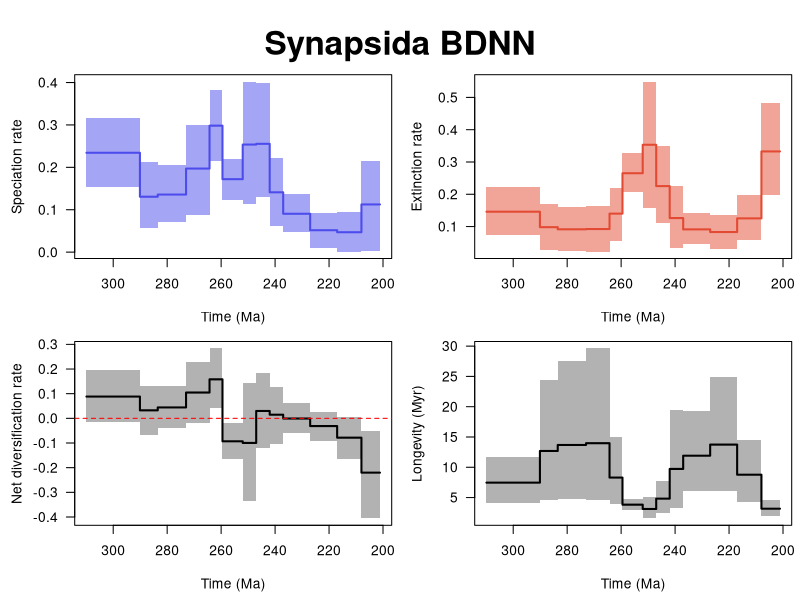

This figure's R source:
pdf(file='C:/Users/SimoesLabAdmin/Documents/BDNN_Arielli/synapsida/mcmc_fixshift_predictors/C_bdnn_minmax/syn_combined_10_RTT.pdf', width = 9, height = 6, useDingbats = FALSE)

layout(matrix(1:4, ncol = 2, nrow = 2, byrow = TRUE))
par(las = 1, mar = c(4.5, 4.5, 0.5, 0.5), oma=(c(0,0,4,0)))
time_vec=c(309.92166226303266, 290.10001,290.1,283.50001,283.5,273.00001,273.0,264.30001,264.3,259.50001,259.5,252.00001,252.0,247.00001,247.0,242.00001,242.0,237.00001,237.0,227.00001,227.0,217.00001,217.0,208.00001,208.0,201.13064003526796)
sp_mean=c(0.23428451614579748, 0.23428451614579748,0.13064589311535615,0.13064589311535615,0.13574903991259296,0.13574903991259296,0.1970117746643396,0.1970117746643396,0.29822892358283576,0.29822892358283576,0.1720214103694716,0.1720214103694716,0.25362075529745887,0.25362075529745887,0.25535335748620924,0.25535335748620924,0.1411358920931458,0.1411358920931458,0.09051979852881192,0.09051979852881192,0.05169307475291082,0.05169307475291082,0.04694159306967312,0.04694159306967312,0.11245774204929951,0.11245774204929951)
sp_lwr=c(0.1546286201918157, 0.1546286201918157,0.056110988231282855,0.056110988231282855,0.0703776157252692,0.0703776157252692,0.08863130298918807,0.08863130298918807,0.2147096064251744,0.2147096064251744,0.12343421439462984,0.12343421439462984,0.11306688185342363,0.11306688185342363,0.1301969294154456,0.1301969294154456,0.06247502847182656,0.06247502847182656,0.04786868097467183,0.04786868097467183,0.010162636766727007,0.010162636766727007,0.0010304007576079272,0.0010304007576079272,0.0026385626207829677,0.0026385626207829677)
sp_upr=c(0.3158285095517487, 0.3158285095517487,0.2128318128794697,0.2128318128794697,0.2046941817173662,0.2046941817173662,0.30095117294427864,0.30095117294427864,0.38237084221676426,0.38237084221676426,0.22066975016361393,0.22066975016361393,0.4023841983725867,0.4023841983725867,0.3990022466027131,0.3990022466027131,0.22304429331421602,0.22304429331421602,0.1380441796895354,0.1380441796895354,0.09115954183274594,0.09115954183274594,0.09565937079418496,0.09565937079418496,0.21476231678476873,0.21476231678476873)
ex_mean=c(0.14593812047368823, 0.14593812047368823,0.09817620995847837,0.09817620995847837,0.09147773494183835,0.09147773494183835,0.09233484564404362,0.09233484564404362,0.1400507077759993,0.1400507077759993,0.26512162731633976,0.26512162731633976,0.35331763941638883,0.35331763941638883,0.2253738285723577,0.2253738285723577,0.12630748448799434,0.12630748448799434,0.09129245333034294,0.09129245333034294,0.08300450625984866,0.08300450625984866,0.125309339594231,0.125309339594231,0.33268070204207567,0.33268070204207567)
ex_lwr=c(0.07272459823515036, 0.07272459823515036,0.026998862952762964,0.026998862952762964,0.024637237177787732,0.024637237177787732,0.022143639894788673,0.022143639894788673,0.054564271052097574,0.054564271052097574,0.2056838239565521,0.2056838239565521,0.15827285733563065,0.15827285733563065,0.11002577751810197,0.11002577751810197,0.03355461530105042,0.03355461530105042,0.044464735863903114,0.044464735863903114,0.03161177221641628,0.03161177221641628,0.05828936468112069,0.05828936468112069,0.19629214908052892,0.19629214908052892)
ex_upr=c(0.22103792306928632, 0.22103792306928632,0.17039535716678889,0.17039535716678889,0.1596117351517975,0.1596117351517975,0.1645728697761691,0.1645728697761691,0.22069996334016714,0.22069996334016714,0.3271731830621663,0.3271731830621663,0.5492507764963608,0.5492507764963608,0.350843904048347,0.350843904048347,0.22512478185055015,0.22512478185055015,0.14129366961187464,0.14129366961187464,0.13563497441838882,0.13563497441838882,0.1991193601815937,0.1991193601815937,0.4825570077018611,0.4825570077018611)
div_mean=c(0.08834639567210996, 0.08834639567210996,0.03246968315687871,0.03246968315687871,0.04427130497075095,0.04427130497075095,0.10467692902029654,0.10467692902029654,0.15817821580683353,0.15817821580683353,-0.09310021694687032,-0.09310021694687032,-0.0996968841189303,-0.0996968841189303,0.029979528913849394,0.029979528913849394,0.014828407605151509,0.014828407605151509,-0.0007726548015305072,-0.0007726548015305072,-0.03131143150693808,-0.03131143150693808,-0.0783677465245579,-0.0783677465245579,-0.22022295999278035,-0.22022295999278035)
div_lwr=c(-0.015341511003716501, -0.015341511003716501,-0.06754167453264952,-0.06754167453264952,-0.04081239447951082,-0.04081239447951082,-0.01987439056207762,-0.01987439056207762,0.041174189403134526,0.041174189403134526,-0.1668431674398107,-0.1668431674398107,-0.3342584424431928,-0.3342584424431928,-0.11859459151169116,-0.11859459151169116,-0.10564528712776255,-0.10564528712776255,-0.05814349487314953,-0.05814349487314953,-0.09280314323506,-0.09280314323506,-0.1658099655146997,-0.1658099655146997,-0.406094563465111,-0.406094563465111)
div_upr=c(0.19416546787006866, 0.19416546787006866,0.1319596055476547,0.1319596055476547,0.1323055715150811,0.1323055715150811,0.2268737742015497,0.2268737742015497,0.28400299885002933,0.28400299885002933,-0.018692202797094715,-0.018692202797094715,0.1424341566519478,0.1424341566519478,0.18245879258986125,0.18245879258986125,0.1268666624136594,0.1268666624136594,0.06022065623469719,0.06022065623469719,0.02659484043840144,0.02659484043840144,0.0065965386368653095,0.0065965386368653095,-0.049869392568246795,-0.049869392568246795)
long_mean=c(7.461931509077126, 7.461931509077126,12.694039814632472,12.694039814632472,13.685401415038491,13.685401415038491,13.97290023600486,13.97290023600486,8.29571572290929,8.29571572290929,3.8254046585588157,3.8254046585588157,3.117769745346423,3.117769745346423,4.817972466122307,4.817972466122307,9.725856831246993,9.725856831246993,11.912903524806444,11.912903524806444,13.741095678793736,13.741095678793736,8.771851084264647,8.771851084264647,3.1620379882891854,3.1620379882891854)
long_lwr=c(4.045857765760171, 4.045857765760171,4.536342625840222,4.536342625840222,4.790207354566191,4.790207354566191,4.632402550503253,4.632402550503253,3.8757232381177427,3.8757232381177427,2.9659357333216145,2.9659357333216145,1.5435503867588094,1.5435503867588094,2.4414716726498042,2.4414716726498042,3.310283824150255,3.310283824150255,6.127082198033263,6.127082198033263,6.092402031830162,6.092402031830162,4.312662732253688,4.312662732253688,1.8776687110051402,1.8776687110051402)
long_upr=c(11.764082931289423, 11.764082931289423,24.369089382114982,24.369089382114982,27.551230082430774,27.551230082430774,29.6386812752059,29.6386812752059,15.065258732825088,15.065258732825088,4.7327058237737365,4.7327058237737365,5.171620016707261,5.171620016707261,7.6965201720622645,7.6965201720622645,19.463565913778424,19.463565913778424,19.234611071861636,19.234611071861636,24.944550339218548,24.944550339218548,14.537052697095387,14.537052697095387,4.604882933759287,4.604882933759287)
xlim = c(309.92166226303266, 201.13064003526796)
ylim = c(0.0010304007576079272, 0.4023841983725867)
not_NA = !is.na(sp_mean)
plot(time_vec[not_NA], sp_mean[not_NA], type = 'n', xlim = xlim, ylim = ylim, xlab = 'Time (Ma)', ylab = 'Speciation rate')
polygon(c(time_vec[not_NA], rev(time_vec[not_NA])), c(sp_lwr[not_NA], rev(sp_upr[not_NA])), col = adjustcolor('#4c4cec', alpha = 0.5), border = NA)
lines(time_vec[not_NA], sp_mean[not_NA], col = '#4c4cec', lwd = 2)
mtext("Synapsida BDNN", outer = TRUE, line = 0.5, cex = 2, font = 2)

ylim = c(0.022143639894788673, 0.5492507764963608)
not_NA = !is.na(ex_mean)
plot(time_vec[not_NA], ex_mean[not_NA], type = 'n', xlim = xlim, ylim = ylim, xlab = 'Time (Ma)', ylab = 'Extinction rate')
polygon(c(time_vec[not_NA], rev(time_vec[not_NA])), c(ex_lwr[not_NA], rev(ex_upr[not_NA])), col = adjustcolor('#e34a33', alpha = 0.5), border = NA)
lines(time_vec[not_NA], ex_mean[not_NA], col = '#e34a33', lwd = 2)
ylim = c(-0.406094563465111, 0.28400299885002933)
not_NA = !is.na(div_mean)
plot(time_vec[not_NA], div_mean[not_NA], type = 'n', xlim = xlim, ylim = ylim, xlab = 'Time (Ma)', ylab = 'Net diversification rate')
polygon(c(time_vec[not_NA], rev(time_vec[not_NA])), c(div_lwr[not_NA], rev(div_upr[not_NA])), col = adjustcolor('black', alpha = 0.3), border = NA)
lines(time_vec[not_NA], div_mean[not_NA], col = 'black', lwd = 2)
abline(h = 0, col = 'red', lty = 2)
ylim = c(1.5435503867588094, 29.6386812752059)
not_NA = !is.na(long_mean)
plot(time_vec[not_NA], long_mean[not_NA], type = 'n', xlim = xlim, ylim = ylim, xlab = 'Time (Ma)', ylab = 'Longevity (Myr)')
polygon(c(time_vec[not_NA], rev(time_vec[not_NA])), c(long_lwr[not_NA], rev(long_upr[not_NA])), col = adjustcolor('black', alpha = 0.3), border = NA)
lines(time_vec[not_NA], long_mean[not_NA], col = 'black', lwd = 2)
dev.off()